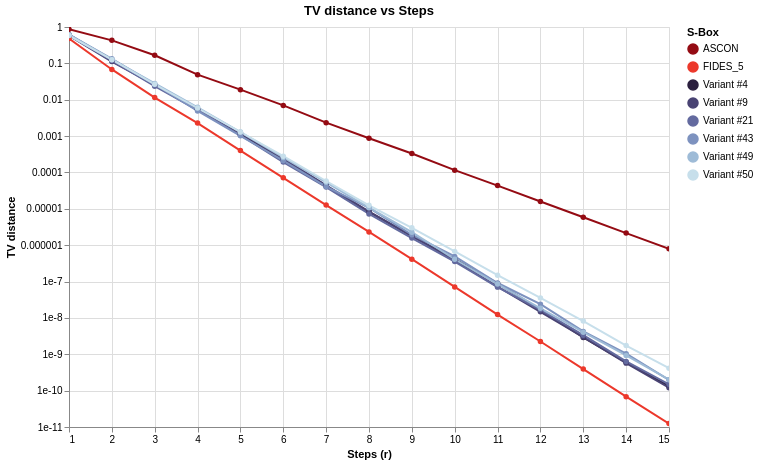

Here is the notebook cell this chart was saved with:
### Code cell
chart_tv = compare_tv_distance_altair(
    specs,
    r_values=list(range(1,16)),
    log_scale=True,
    detail=True
)
chart_tv

### Figure 1 — Vega-Lite specification as saved in the notebook (floating-point values rounded to 4 significant figures)
{"config": {"view": {"continuousWidth": 300, "continuousHeight": 300}}, "data": {"name": "data-24fc46f0bf11d697e2957708affb4f4c"}, "mark": {"type": "line", "point": true}, "encoding": {"color": {"field": "S-Box", "legend": {"title": "S-Box"}, "scale": {"domain": ["ASCON", "FIDES_5", "Variant #4", "Variant #9", "Variant #21", "Variant #43", "Variant #49", "Variant #50"], "range": ["#940b13", "#ec382b", "#2b1f3e", "#494373", "#636a9f", "#7d92bf", "#9ebbd7", "#c7dfeb"]}, "type": "nominal"}, "tooltip": [{"field": "r", "type": "quantitative"}, {"field": "S-Box", "type": "nominal"}, {"field": "TV distance", "type": "quantitative"}], "x": {"field": "r", "title": "Steps (r)", "type": "quantitative"}, "y": {"field": "TV distance", "scale": {"type": "log"}, "title": "TV distance", "type": "quantitative"}}, "height": 400, "params": [{"name": "param_10", "select": {"type": "interval", "encodings": ["x", "y"]}, "bind": "scales"}], "title": "TV distance vs Steps", "width": 600, "$schema": "https://vega.github.io/schema/vega-lite/v5.20.1.json", "datasets": {"data-24fc46f0bf11d697e2957708affb4f4c": [{"r": 1, "S-Box": "ASCON", "TV distance": 0.871}, {"r": 2, "S-Box": "ASCON", "TV distance": 0.4294}, {"r": 3, "S-Box": "ASCON", "TV distance": 0.1675}, {"r": 4, "S-Box": "ASCON", "TV distance": 0.04894}, {"r": 5, "S-Box": "ASCON", "TV distance": 0.01894}, {"r": 6, "S-Box": "ASCON", "TV distance": 0.006975}, {"r": 7, "S-Box": "ASCON", "TV distance": 0.00234}, {"r": 8, "S-Box": "ASCON", "TV distance": 0.0008689}, {"r": 9, "S-Box": "ASCON", "TV distance": 0.0003315}, {"r": 10, "S-Box": "ASCON", "TV distance": 0.0001157}, {"r": 11, "S-Box": "ASCON", "TV distance": 4.351e-05}, {"r": 12, "S-Box": "ASCON", "TV distance": 1.589e-05}, {"r": 13, "S-Box": "ASCON", "TV distance": 5.879e-06}, {"r": 14, "S-Box": "ASCON", "TV distance": 2.152e-06}, {"r": 15, "S-Box": "ASCON", "TV distance": 7.968e-07}, {"r": 1, "S-Box": "FIDES_5", "TV distance": 0.4839}, {"r": 2, "S-Box": "FIDES_5", "TV distance": 0.06804}, {"r": 3, "S-Box": "FIDES_5", "TV distance": 0.01144}, {"r": 4, "S-Box": "FIDES_5", "TV distance": 0.002276}, {"r": 5, "S-Box": "FIDES_5", "TV distance": 0.0003992}, {"r": 6, "S-Box": "FIDES_5", "TV distance": 7.113e-05}, {"r": 7, "S-Box": "FIDES_5", "TV distance": 1.265e-05}, {"r": 8, "S-Box": "FIDES_5", "TV distance": 2.311e-06}, {"r": 9, "S-Box": "FIDES_5", "TV distance": 4.13e-07}, {"r": 10, "S-Box": "FIDES_5", "TV distance": 7.126e-08}, {"r": 11, "S-Box": "FIDES_5", "TV distance": 1.236e-08}, {"r": 12, "S-Box": "FIDES_5", "TV distance": 2.242e-09}, {"r": 13, "S-Box": "FIDES_5", "TV distance": 3.925e-10}, {"r": 14, "S-Box": "FIDES_5", "TV distance": 6.811e-11}, {"r": 15, "S-Box": "FIDES_5", "TV distance": 1.24e-11}, {"r": 1, "S-Box": "Variant #4", "TV distance": 0.6129}, {"r": 2, "S-Box": "Variant #4", "TV distance": 0.1226}, {"r": 3, "S-Box": "Variant #4", "TV distance": 0.02519}, {"r": 4, "S-Box": "Variant #4", "TV distance": 0.005479}, {"r": 5, "S-Box": "Variant #4", "TV distance": 0.001106}, {"r": 6, "S-Box": "Variant #4", "TV distance": 0.0002331}, {"r": 7, "S-Box": "Variant #4", "TV distance": 4.248e-05}, {"r": 8, "S-Box": "Variant #4", "TV distance": 8.259e-06}, {"r": 9, "S-Box": "Variant #4", "TV distance": 1.764e-06}, {"r": 10, "S-Box": "Variant #4", "TV distance": 4.118e-07}, {"r": 11, "S-Box": "Variant #4", "TV distance": 8.875e-08}, {"r": 12, "S-Box": "Variant #4", "TV distance": 1.657e-08}, {"r": 13, "S-Box": "Variant #4", "TV distance": 2.891e-09}, {"r": 14, "S-Box": "Variant #4", "TV distance": 6.027e-10}, {"r": 15, "S-Box": "Variant #4", "TV distance": 1.328e-10}, {"r": 1, "S-Box": "Variant #9", "TV distance": 0.5806}, {"r": 2, "S-Box": "Variant #9", "TV distance": 0.1119}, {"r": 3, "S-Box": "Variant #9", "TV distance": 0.02544}, {"r": 4, "S-Box": "Variant #9", "TV distance": 0.0054}, {"r": 5, "S-Box": "Variant #9", "TV distance": 0.001215}, {"r": 6, "S-Box": "Variant #9", "TV distance": 0.0002397}, {"r": 7, "S-Box": "Variant #9", "TV distance": 4.451e-05}, {"r": 8, "S-Box": "Variant #9", "TV distance": 8.387e-06}, {"r": 9, "S-Box": "Variant #9", "TV distance": 1.806e-06}, {"r": 10, "S-Box": "Variant #9", "TV distance": 3.765e-07}, {"r": 11, "S-Box": "Variant #9", "TV distance": 7.256e-08}, {"r": 12, "S-Box": "Variant #9", "TV distance": 1.468e-08}, {"r": 13, "S-Box": "Variant #9", "TV distance": 2.979e-09}, {"r": 14, "S-Box": "Variant #9", "TV distance": 5.709e-10}, {"r": 15, "S-Box": "Variant #9", "TV distance": 1.206e-10}, {"r": 1, "S-Box": "Variant #21", "TV distance": 0.5806}, {"r": 2, "S-Box": "Variant #21", "TV distance": 0.1197}, {"r": 3, "S-Box": "Variant #21", "TV distance": 0.02363}, {"r": 4, "S-Box": "Variant #21", "TV distance": 0.005217}, {"r": 5, "S-Box": "Variant #21", "TV distance": 0.001054}, {"r": 6, "S-Box": "Variant #21", "TV distance": 0.000193}, {"r": 7, "S-Box": "Variant #21", "TV distance": 3.97e-05}, {"r": 8, "S-Box": "Variant #21", "TV distance": 7.254e-06}, {"r": 9, "S-Box": "Variant #21", "TV distance": 1.574e-06}, {"r": 10, "S-Box": "Variant #21", "TV distance": 3.542e-07}, {"r": 11, "S-Box": "Variant #21", "TV distance": 7.019e-08}, {"r": 12, "S-Box": "Variant #21", "TV distance": 1.672e-08}, {"r": 13, "S-Box": "Variant #21", "TV distance": 3.339e-09}, {"r": 14, "S-Box": "Variant #21", "TV distance": 6.356e-10}, {"r": 15, "S-Box": "Variant #21", "TV distance": 1.493e-10}, {"r": 1, "S-Box": "Variant #43", "TV distance": 0.6129}, {"r": 2, "S-Box": "Variant #43", "TV distance": 0.1333}, {"r": 3, "S-Box": "Variant #43", "TV distance": 0.02641}, {"r": 4, "S-Box": "Variant #43", "TV distance": 0.004914}, {"r": 5, "S-Box": "Variant #43", "TV distance": 0.001021}, {"r": 6, "S-Box": "Variant #43", "TV distance": 0.0002101}, {"r": 7, "S-Box": "Variant #43", "TV distance": 4.101e-05}, {"r": 8, "S-Box": "Variant #43", "TV distance": 1.066e-05}, {"r": 9, "S-Box": "Variant #43", "TV distance": 1.939e-06}, {"r": 10, "S-Box": "Variant #43", "TV distance": 4.92e-07}, {"r": 11, "S-Box": "Variant #43", "TV distance": 9.111e-08}, {"r": 12, "S-Box": "Variant #43", "TV distance": 2.395e-08}, {"r": 13, "S-Box": "Variant #43", "TV distance": 4.262e-09}, {"r": 14, "S-Box": "Variant #43", "TV distance": 1.042e-09}, {"r": 15, "S-Box": "Variant #43", "TV distance": 1.979e-10}, {"r": 1, "S-Box": "Variant #49", "TV distance": 0.6129}, {"r": 2, "S-Box": "Variant #49", "TV distance": 0.1284}, {"r": 3, "S-Box": "Variant #49", "TV distance": 0.02815}, {"r": 4, "S-Box": "Variant #49", "TV distance": 0.00618}, {"r": 5, "S-Box": "Variant #49", "TV distance": 0.001289}, {"r": 6, "S-Box": "Variant #49", "TV distance": 0.000259}, {"r": 7, "S-Box": "Variant #49", "TV distance": 5.348e-05}, {"r": 8, "S-Box": "Variant #49", "TV distance": 1.078e-05}, {"r": 9, "S-Box": "Variant #49", "TV distance": 2.278e-06}, {"r": 10, "S-Box": "Variant #49", "TV distance": 4.101e-07}, {"r": 11, "S-Box": "Variant #49", "TV distance": 8.523e-08}, {"r": 12, "S-Box": "Variant #49", "TV distance": 1.833e-08}, {"r": 13, "S-Box": "Variant #49", "TV distance": 4.041e-09}, {"r": 14, "S-Box": "Variant #49", "TV distance": 9.301e-10}, {"r": 15, "S-Box": "Variant #49", "TV distance": 2.005e-10}, {"r": 1, "S-Box": "Variant #50", "TV distance": 0.5806}, {"r": 2, "S-Box": "Variant #50", "TV distance": 0.1265}, {"r": 3, "S-Box": "Variant #50", "TV distance": 0.02663}, {"r": 4, "S-Box": "Variant #50", "TV distance": 0.00592}, {"r": 5, "S-Box": "Variant #50", "TV distance": 0.001296}, {"r": 6, "S-Box": "Variant #50", "TV distance": 0.000281}, {"r": 7, "S-Box": "Variant #50", "TV distance": 5.821e-05}, {"r": 8, "S-Box": "Variant #50", "TV distance": 1.246e-05}, {"r": 9, "S-Box": "Variant #50", "TV distance": 2.996e-06}, {"r": 10, "S-Box": "Variant #50", "TV distance": 6.76e-07}, {"r": 11, "S-Box": "Variant #50", "TV distance": 1.492e-07}, {"r": 12, "S-Box": "Variant #50", "TV distance": 3.554e-08}, {"r": 13, "S-Box": "Variant #50", "TV distance": 8.194e-09}, {"r": 14, "S-Box": "Variant #50", "TV distance": 1.738e-09}, {"r": 15, "S-Box": "Variant #50", "TV distance": 4.145e-10}]}}
